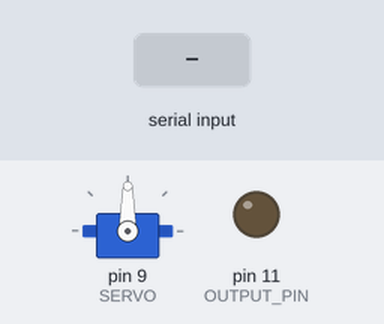
Simulated run of this sketch. Board: Arduino Uno, built with avr-gcc and run on an emulated ATmega328P. Parts: servo, output pins drawn as LEDs (lit = HIGH). The inputs (shaded band) are chosen by the test bench. What the sketch prints to the serial monitor is not drawn.

Above: at 1.2 s.
1.3 s: "30,150\n" received over Serial
At 1.8 s:
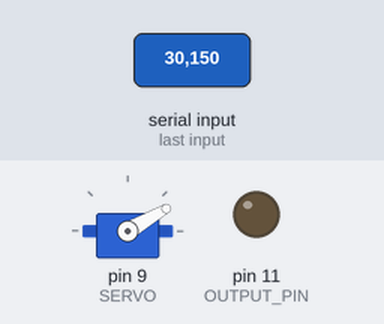
2.8 s: "5\n" received over Serial
At 3.9 s:
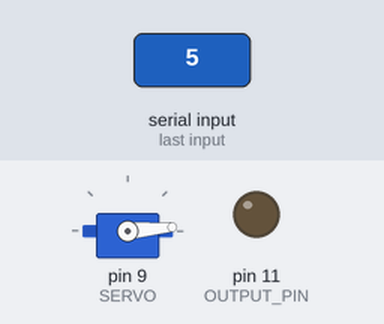
4.3 s: "200\n" received over Serial
At 5.1 s:
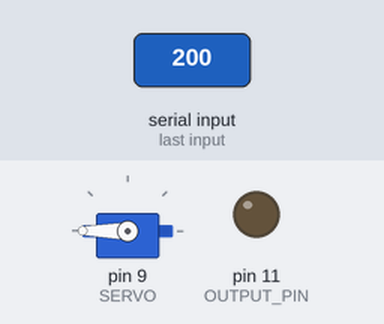
5.8 s: "90,45\n" received over Serial
At 6.3 s:
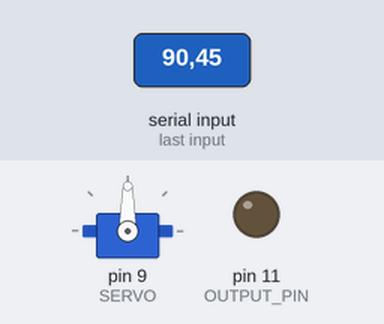
Timing chart, 0 to 8.3 s (numbered marks = the images above; inputs shaded):
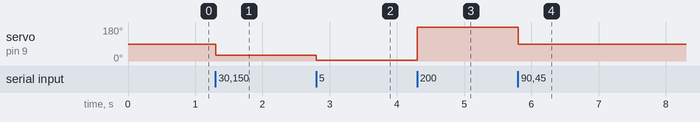

Measured:
- after the input at 1.3 s, servo on pin 9 (SERVO): 90° → 30° at once
- after the input at 2.8 s, servo on pin 9 (SERVO): 30° → 5° at once
- after the input at 4.3 s, servo on pin 9 (SERVO): 5° → 180° at once
- after the input at 5.8 s, servo on pin 9 (SERVO): 180° → 90° at once

The sketch:

example2_arduino.ino
```cpp
#include <Servo.h>
#define OUTPUT_PIN 11
#define SERVO 9

const int DELAY_MS = 20;
int inputVal;
Servo myServo;
int value = 0;

void setup() {
  Serial.begin(9600);
  pinMode(OUTPUT_PIN, OUTPUT);
  pinMode(SERVO, OUTPUT);
  myServo.attach(9);
}

void loop() {
  // Check to see if there is any incoming serial data
  if (Serial.available() > 0) {
    // read string until the endo of the line
    String rcvdSerialData = Serial.readStringUntil('\n');

    value = rcvdSerialData.toInt();
    //this will be seen in the console
      Serial.print("Data received:" + value);
    myServo.write(value);

//    analogWrite(OUTPUT_PIN, rcvdSerialData.toInt());
//    analogWrite(SERVO, rcvdSerialData.toInt());

    delay(DELAY_MS);
  }
}
```
